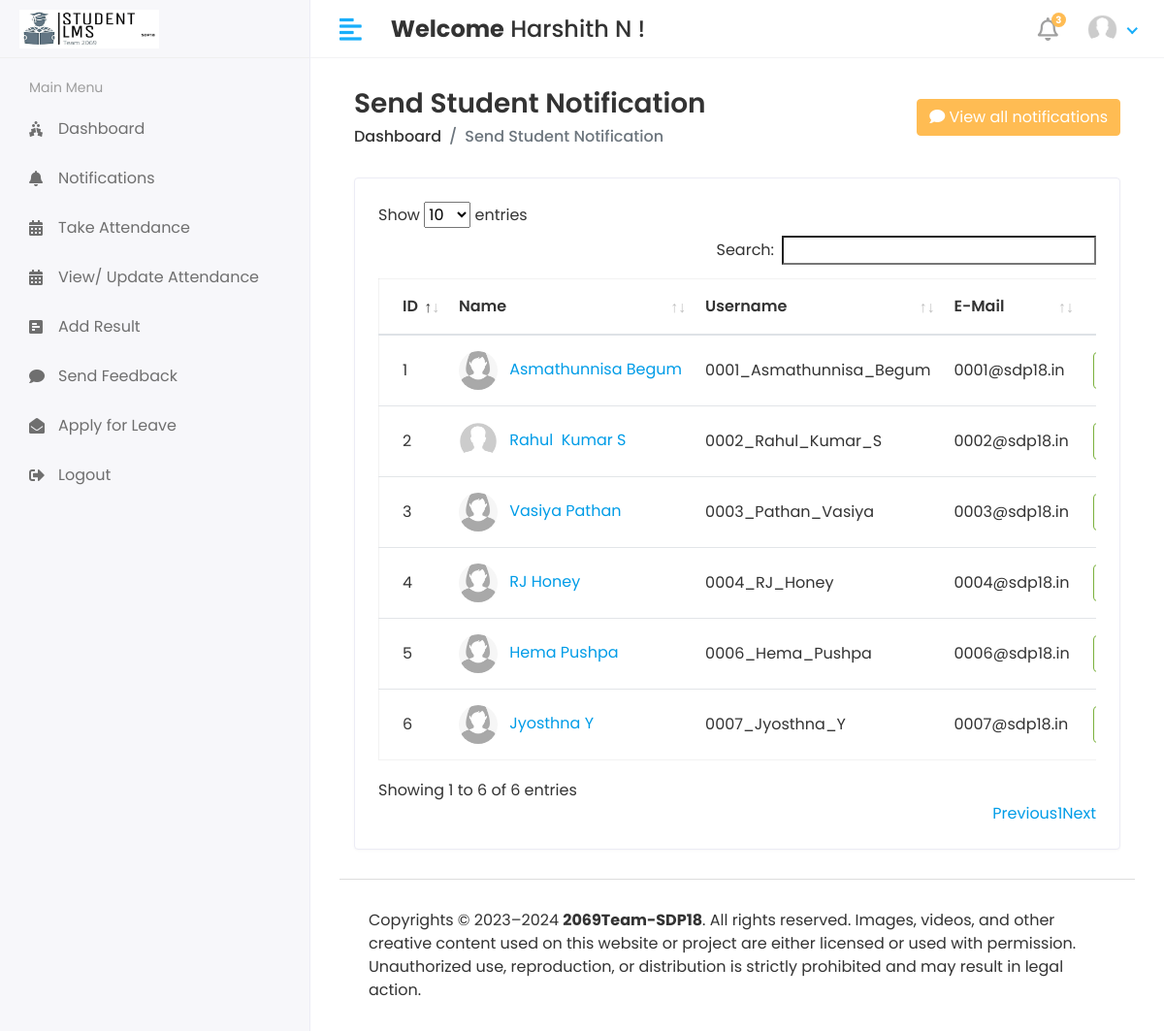
The app's page /HOD/Student/Send_Notification (signed in) with its own data.
### app/models.py (models this page shows, shortened)
class CustomUser(AbstractUser):
    USER_CHOICES = (
        (1, 'HOD'),
        (2, 'STAFF'),
        (3, 'STUDENT'),
    )
    user_type = models.CharField(choices=USER_CHOICES, max_length=50, default=1)
    profile_pic = models.ImageField(upload_to='media/profile_pics')
    class Meta:
        db_table = 'custom_user_table'

class Student(models.Model):
    admin = models.OneToOneField(CustomUser, on_delete=models.CASCADE)
    address = models.TextField()
    gender = models.CharField(max_length=100)
    program_id = models.ForeignKey(Program, on_delete=models.DO_NOTHING)
    session_year_id = models.ForeignKey(Session_Year, on_delete=models.DO_NOTHING)
    created_at = models.DateTimeField(auto_now_add=True)
    updated_at = models.DateTimeField(auto_now_add=True)
    class Meta:
        db_table = 'student_table'

### Studentlearningmanagementsystem/HOD_views.py (the view)
# urls.py: path('HOD/Student/Send_Notification', HOD_views.STUDENT_SEND_NOTIFICATIONS, name = 'student_send_notifications'),
@login_required(login_url='/')
def STUDENT_SEND_NOTIFICATIONS(request):
    student = Student.objects.all()
    see_notifications = Student_Notifications.objects.all().order_by('-id')[0:5]
    context = {
        'student' : student,
        'see_notifications': see_notifications,
    }
    return render(request, 'Hod/student_notifications.html', context)

### templates/HOD/student_notifications.html (shortened to what this page needs)
{% extends 'base.html' %}
{% block content %}
<div class="content container-fluid">
    <div class="page-header">
       <div class="row align-items-center">
          <div class="col">
             <h3 class="page-title">Send Student Notification</h3>
             <ul class="breadcrumb">
                <li class="breadcrumb-item"><a href="{% url 'HOD_home' %}">Dashboard</a></li>
                <li class="breadcrumb-item active">Send Student Notification</li>
             </ul>
          </div>
          <div class="col-auto text-right float-right ml-auto">
            <button type="button" class="btn btn-primary" data-toggle="modal" data-target="#example"><i class="fas fa-comment"></i>
                View all notifications
              </button>
          </div>
       </div>
    </div>
    <div class="row">
       <div class="col-sm-12">
          <div class="card card-table">
             <div class="card-body">
                <div class="table-responsive">
                  <table id='table_id' class="table table-hover table-center mb-0">
                     <thead>
                         <tr>
                             <th>ID</th>
                             <th>Name</th>
                             <th>Username</th>
                             <th>E-Mail</th>
                             <th class="text-right">Action</th>
                         </tr>
                     </thead>
                     <tbody>
                         {% for i in student %}
                         <tr>
                             <td>{{i.id}}</td>
                             <td>
                                 <div class="table-avatar">
                                     <a href="student-details.html" class="avatar avatar-sm mr-2"><img
                                             class="avatar-img rounded-circle"
                                             src="/{{i.admin.profile_pic}}" alt="User Image"></a>
                                     <a href="student-details.html">{{i.admin.first_name}}&nbsp;{{i.admin.last_name}}</a>
                                 </div>
                             </td>
                             <td>{{i.admin.username}}</td>
                             <td>{{i.admin.email}}</td>
                             <td class="text-right">
                              <button class="btn btn-outline-success" data-toggle="modal" data-target="#sendnotification-{{forloop.counter}}"> Send Notification </button>
                             </td>
                         </tr>
                         {% endfor %}
                     </tbody>
                   </table>
                </div>
             </div>
          </div>
       </div>
    </div>
 </div>
{% endblock %}

### templates/includes/header.html (shortened to what this page needs)
{% load static %}
<div class="header">
    <div class="header-left">
       <a href="index.html" class="logo">
       <img src="{% static 'assets/img/logo3.jpg' %}" alt="Logo">
       </a>
    </div>
    <a href="javascript:void(0);" id="toggle_btn">
    <i class="fas fa-align-left"></i>
    </a>
    <div class="top-nav-search mt-3">
      <h4><strong>Welcome</strong>&nbsp;<span>{{user.first_name}} {{ user.last_name }}&nbsp;!</span></h4>
    </div>
    <ul class="nav user-menu">
       <li class="nav-item dropdown noti-dropdown">
          <a href="#" class="dropdown-toggle nav-link" data-toggle="dropdown">
          <i class="far fa-bell"></i> <span class="badge badge-pill">3</span>
          </a>
       </li>
       <li class="nav-item dropdown has-arrow">
          <a href="#" class="dropdown-toggle nav-link" data-toggle="dropdown">
            {% if user.profile_pic == "" %}
            <img class="rounded-circle" src="{% static '/assets/img/noimg.jpg' %}" width="31" alt="{{user.username}}">
            {% else %}
          <span class="user-img"><img class="rounded-circle" src="/{{ user.profile_pic }}" width="31" alt="{{user.username}}"></span>
          {% endif %}
         </a>
       </li>
    </ul>
 </div>

### static/assets/css/style.css (style rules this page uses)
html { height: 100%; }
body { background-color: #fff; color: #333; font-family: 'Poppins', sans-serif; font-size: 1rem; height: 100%; line-height: 1.5; overflow-x: hidden; }
h1, h2, h3, h4, h5, h6 { font-family: 'Poppins', sans-serif; margin-top: 0; }
a { color: #009ce7; }
input, button, a { transition: all 0.4s ease; -moz-transition: all 0.4s ease; -o-transition: all 0.4s ease; -ms-transition: all 0.4s ease; -webkit-transition: all 0.4s ease; }
input, input:focus, button, button:focus { outline: none; }
ul, ol { padding: 0px; list-style: none; }
.table { color: #333; max-width: 100%; margin-bottom: 0; width: 100%; }
.table.dataTable { border-collapse: collapse !important; border: 1px solid rgba(0, 0, 0, 0.05); }
.table thead tr th { font-weight: 600; }
.table tbody tr { border-bottom: 1px solid rgba(0, 0, 0, 0.05); }
.table.table-center td, .table.table-center th { vertical-align: middle; }
.card-table .card-body .table > thead > tr > th { border-top: 0; }
.card-table .card-body .table tr td:first-child, .card-table .card-body .table tr th:first-child { padding-left: 1.5rem; }
.card-table .card-body .table tr td:last-child, .card-table .card-body .table tr th:last-child { padding-right: 1.5rem; }
.card-table .table td, .card-table .table th { border-top: 1px solid #e2e5e8; padding: 1rem 0.75rem; white-space: nowrap; }
.btn-primary { background-color: #FFBC53; border: 1px solid #FFBC53; }
.btn-outline-success { color: #7bb13c; border-color: #7bb13c; }
.card { border: 1px solid #ececf5; box-shadow: 0 1px 3px 0 rgba(0, 0, 0, 0.03); margin-bottom: 1.875rem; }
.card-body { padding: 1.5rem; }
.avatar { position: relative; display: inline-block; width: 3rem; height: 3rem }
.avatar > img { width: 100%; height: 100%; -o-object-fit: cover; object-fit: cover; }
.avatar-sm { width: 2.5rem; height: 2.5rem; }
.header { background-color: #fff; border-bottom: 1px solid #f3f3f4; left: 0; position: fixed; right: 0; top: 0; z-index: 1001; height: 60px; }
.header .header-left { float: left; height: 60px; padding: 0 20px; position: relative; width: 320px; z-index: 1; transition: all 0.2s ease-in-out; background-color: #f7f7fa; border-bottom: 1px solid #efefef; border-right: 1px solid #ececf5; display: flex; align-items: center; }
.header .header-left .logo { display: inline-block; line-height: 60px; }
.header .header-left .logo img { max-height: 40px; width: auto; }
.header .dropdown-toggle:after { display: none; }
.header .has-arrow .dropdown-toggle:after { border-top: 0; border-left: 0; border-bottom: 2px solid #18aefa; border-right: 2px solid #18aefa; content: ''; height: 8px; display: inline-block; pointer-events: none; -webkit-transform-origin: 66% 66%; -ms-transform-origin: 66% 66%; transform-origin: 66% 66%; -webkit-transform: rotate(45deg); -ms-transform: rotate(45deg); transform: rotate(45deg); -webkit-transition: all 0.15s ease-in-out; transition: all 0.15s ease-in-out; width: 8px; vertical-align: 0px; }
.user-menu { float: right; margin: 0; position: relative; z-index: 99; padding-right: 15px; }
.user-menu.nav > li > a { color: #a0a0a0; font-size: 14px; line-height: 58px; padding: 0 15px; height: 60px; }
.user-img { margin-right: 3px; position: relative; }
.top-nav-search { float: left; margin-left: 15px; }
.page-header { margin-bottom: 1.875rem; }
.page-header .breadcrumb { background-color: transparent; color: #6c757d; font-size: 1rem; font-weight: 500; margin-bottom: 0; padding: 0; }
.page-header .breadcrumb a { color: #333; }
.page-title { font-size: 28px; font-weight: 600; color: #333; margin-bottom: 5px; }
.user-menu.nav > li > a .badge { background-color: #FFBC53; display: block; font-size: 10px; font-weight: bold; height: 15px; width: 15px; position: absolute; right: 7px; top: 13px; color: #fff; padding: 3px; }
.user-menu.nav > li > a > i { font-size: 1.5rem; line-height: 60px; }
@media (min-width: 992px) { #toggle_btn { align-items: center; color: #18aefa; display: inline-flex; float: left; font-size: 26px; height: 60px; justify-content: center; margin-left: 15px; padding: 0 15px; } }

### records on screen
CustomUser: first_name "Harshith", last_name "N", profile_pic (picture)
Student: id "1", admin.profile_pic (picture), admin.first_name "Asmathunnisa", admin.last_name "Begum", admin.username "0001_Asmathunnisa_Begum", admin.email "0001@sdp18.in"
Student: id "2", admin.profile_pic (picture), admin.first_name "Rahul", admin.last_name "Kumar S", admin.username "0002_Rahul_Kumar_S", admin.email "0002@sdp18.in"
Student: id "3", admin.profile_pic (picture), admin.first_name "Vasiya", admin.last_name "Pathan", admin.username "0003_Pathan_Vasiya", admin.email "0003@sdp18.in"
Student: id "4", admin.profile_pic (picture), admin.first_name "RJ", admin.last_name "Honey", admin.username "0004_RJ_Honey", admin.email "0004@sdp18.in"
Student: id "5", admin.profile_pic (picture), admin.first_name "Hema", admin.last_name "Pushpa", admin.username "0006_Hema_Pushpa", admin.email "0006@sdp18.in"
Student: id "6", admin.profile_pic (picture), admin.first_name "Jyosthna", admin.last_name "Y", admin.username "0007_Jyosthna_Y", admin.email "0007@sdp18.in"
